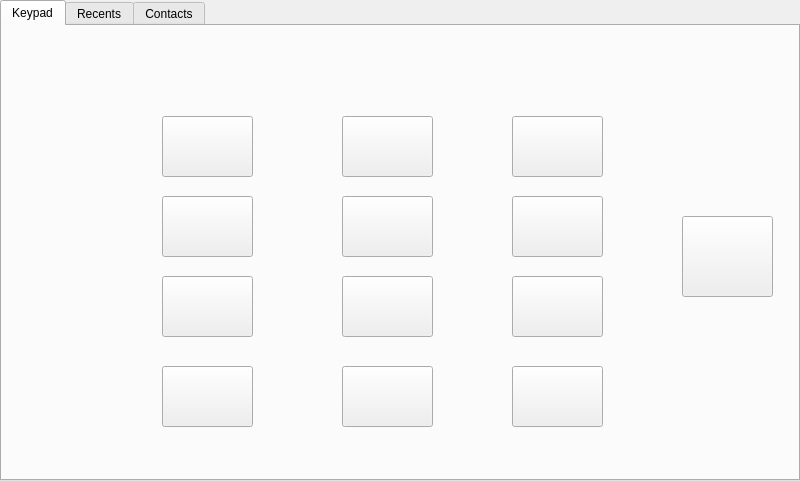
 <widget class="QTabWidget" name="Contacts">
  <property name="geometry">
   <rect>
    <x>0</x>
    <y>0</y>
    <width>800</width>
    <height>481</height>
   </rect>
  </property>
  <property name="windowTitle">
   <string>Contacts</string>
  </property>
  <property name="toolTip">
   <string>&lt;html&gt;&lt;head/&gt;&lt;body&gt;&lt;p&gt;&lt;br/&gt;&lt;/p&gt;&lt;/body&gt;&lt;/html&gt;</string>
  </property>
  <property name="styleSheet">
   <string notr="true">
QProgressBar:horizontal {
    border: 1px solid #3A3939;
    text-align: center;
    padding: 1px;
    background: #201F1F;
}
QProgressBar::chunk:horizontal {
    background-color: qlineargradient(spread:reflect, x1:1, y1:0.545, x2:1, y2:0, stop:0 rgba(28, 66, 111, 255), stop:1 rgba(37, 87, 146, 255));
}

QToolTip
{
    border: 1px solid #3A3939;
    background-color: rgb(90, 102, 117);;
    color: white;
    padding: 1px;
    opacity: 200;
}

QWidget
{
    color: silver;
    background-color: #302F2F;
    selection-background-color:#3d8ec9;
    selection-color: black;
    background-clip: border;
    border-image: none;
    outline: 0;
}

QWidget:item:hover
{
    background-color: #78879b;
    color: black;
}

QWidget:item:selected
{
    background-color: #3d8ec9;
}

QCheckBox
{
    spacing: 5px;
    outline: none;
    color: #bbb;
    margin-bottom: 2px;
}

QCheckBox:disabled
{
    color: #777777;
}
QCheckBox::indicator,
QGroupBox::indicator
{
    width: 18px;
    height: 18px;
}
QGroupBox::indicator
{
    margin-left: 2px;
}

QCheckBox::indicator:unchecked,
QCheckBox::indicator:unchecked:hover,
QGroupBox::indicator:unchecked,
QGroupBox::indicator:unchecked:hover
{
    image: url(:/dark_blue/img/checkbox_unchecked.png);
}

QCheckBox::indicator:unchecked:focus,
QCheckBox::indicator:unchecked:pressed,
QGroupBox::indicator:unchecked:focus,
QGroupBox::indicator:unchecked:pressed
{
  border: none;
    image: url(:/dark_blue/img/checkbox_unchecked_focus.png);
}

QCheckBox::indicator:checked,
QCheckBox::indicator:checked:hover,
QGroupBox::indicator:checked,
QGroupBox::indicator:checked:hover
{
    image: url(:/dark_blue/img/checkbox_checked.png);
}

QCheckBox::indicator:checked:focus,
QCheckBox::indicator:checked:pressed,
QGroupBox::indicator:checked:focus,
QGroupBox::indicator:checked:pressed
{
  border: none;
    image: url(:/dark_blue/img/checkbox_checked_focus.png);
}

QCheckBox::indicator:indeterminate,
QCheckBox::indicator:indeterminate:hover,
QCheckBox::indicator:indeterminate:pressed
QGroupBox::indicator:indeterminate,
QGroupBox::indicator:indeterminate:hover,
QGroupBox::indicator:indeterminate:pressed
{
    image: url(:/dark_blue/img/checkbox_indeterminate.png);
}

QCheckBox::indicator:indeterminate:focus,
QGroupBox::indicator:indeterminate:focus
{
    image: url(:/dark_blue/img/checkbox_indeterminate_focus.png);
}

QCheckBox::indicator:checked:disabled,
QGroupBox::indicator:checked:disabled
{
    image: url(:/dark_blue/img/checkbox_checked_disabled.png);
}

QCheckBox::indicator:unchecked:disabled,
QGroupBox::indicator:unchecked:disabled
{
    image: url(:/dark_blue/img/checkbox_unchecked_disabled.png);
}

QRadioButton
{
    spacing: 5px;
    outline: none;
    color: #bbb;
    margin-bottom: 2px;
}

QRadioButton:disabled
{
    color: #777777;
}
QRadioButton::indicator
{
    width: 21px;
    height: 21px;
}

QRadioButton::indicator:unchecked,
QRadioButton::indicator:unchecked:hover
{
    image: url(:/dark_blue/img/radio_unchecked.png);
}

QRadioButton::indicator:unchecked:focus,
QRadioButton::indicator:unchecked:pressed
{
  border: none;
  outline: none;
    image: url(:/dark_blue/img/radio_unchecked_focus.png);
}

QRadioButton::indicator:checked,
QRadioButton::indicator:checked:hover
{
  border: none;
  outline: none;
    image: url(:/dark_blue/img/radio_checked.png);
}

QRadioButton::indicator:checked:focus,
QRadioButton::indicato::menu-arrowr:checked:pressed
{
  border: none;
  outline: none;
    image: url(:/dark_blue/img/radio_checked_focus.png);
}

QRadioButton::indicator:indeterminate,
QRadioButton::indicator:indeterminate:hover,
QRadioButton::indicator:indeterminate:pressed
{
        image: url(:/dark_blue/img/radio_indeterminate.png);
}

QRadioButton::indicator:checked:disabled
{
  outline: none;
  image: url(:/dark_blue/img/radio_checked_disabled.png);
}

QRadioButton::indicator:unchecked:disabled
{
    image: url(:/dark_blue/img/radio_unchecked_disabled.png);
}


QMenuBar
{
    background-color: #302F2F;
    color: silver;
}

QMenuBar::item
{
    background: transparent;
}

QMenuBar::item:selected
{
    background: transparent;
    border: 1px solid #3A3939;
}

QMenuBar::item:pressed
{
    border: 1px solid #3A3939;
    background-color: #3d8ec9;
    color: black;
    margin-bottom:-1px;
    padding-bottom:1px;
}

QMenu
{
    border: 1px solid #3A3939;
    color: silver;
    margin: 1px;
}

QMenu::icon
{
    margin: 1px;
}

QMenu::item
{
    padding: 2px 2px 2px 25px;
    margin-left: 5px;
    border: 1px solid transparent; /* reserve space for selection border */
}

QMenu::item:selected
{
    color: black;
}

QMenu::separator {
    height: 2px;
    background: lightblue;
    margin-left: 10px;
    margin-right: 5px;
}

QMenu::indicator {
    width: 16px;
    height: 16px;
}

/* non-exclusive indicator = check box style indicator
   (see QActionGroup::setExclusive) */
QMenu::indicator:non-exclusive:unchecked {
    image: url(:/dark_blue/img/checkbox_unchecked.png);
}

QMenu::indicator:non-exclusive:unchecked:selected {
    image: url(:/dark_blue/img/checkbox_unchecked_disabled.png);
}

QMenu::indicator:non-exclusive:checked {
    image: url(:/dark_blue/img/checkbox_checked.png);
}

QMenu::indicator:non-exclusive:checked:selected {
    image: url(:/dark_blue/img/checkbox_checked_disabled.png);
}

/* exclusive indicator = radio button style indicator (see QActionGroup::setExclusive) */
QMenu::indicator:exclusive:unchecked {
    image: url(:/dark_blue/img/radio_unchecked.png);
}

QMenu::indicator:exclusive:unchecked:selected {
    image: url(:/dark_blue/img/radio_unchecked_disabled.png);
}

QMenu::indicator:exclusive:checked {
    image: url(:/dark_blue/img/radio_checked.png);
}

QMenu::indicator:exclusive:checked:selected {
    image: url(:/dark_blue/img/radio_checked_disabled.png);
}

QMenu::right-arrow {
    margin: 5px;
    image: url(:/dark_blue/img/right_arrow.png)
}


QWidget:disabled
{
    color: #808080;
    background-color: #302F2F;
}

QAbstractItemView
{
    alternate-background-color: #3A3939;
    color: silver;
    border: 1px solid 3A3939;
    border-radius: 2px;
    padding: 1px;
}

QWidget:focus, QMenuBar:focus
{
    border: 1px solid #78879b;
}

QTabWidget:focus, QCheckBox:focus, QRadioButton:focus, QSlider:focus
{
    border: none;
}

QLineEdit
{
    background-color: #201F1F;
    padding: 2px;
    border-style: solid;
    border: 1px solid #3A3939;
    border-radius: 2px;
    color: silver;
}

QGroupBox {
    border:1px solid #3A3939;
    border-radius: 2px;
    margin-top: 20px;
    background-color: #302F2F;
    color: silver;
}

QGroupBox::title {
    subcontrol-origin: margin;
    subcontrol-position: top center;
    padding-left: 10px;
    padding-right: 10px;
    padding-top: 10px;
}

QAbstractScrollArea
{
    border-radius: 2px;
    border: 1px solid #3A3939;
    background-color: transparent;
}

QScrollBar:horizontal
{
    height: 15px;
    margin: 3px 15px 3px 15px;
    border: 1px transparent #2A2929;
    border-radius: 4px;
    background-color: #2A2929;
}

QScrollBar::handle:horizontal
{
    background-color: #605F5F;
    min-width: 5px;
    border-radius: 4px;
}

QScrollBar::add-line:horizontal
{
    margin: 0px 3px 0px 3px;
    border-image: url(:/dark_blue/img/right_arrow_disabled.png);
    width: 10px;
    height: 10px;
    subcontrol-position: right;
    subcontrol-origin: margin;
}

QScrollBar::sub-line:horizontal
{
    margin: 0px 3px 0px 3px;
    border-image: url(:/dark_blue/img/left_arrow_disabled.png);
    height: 10px;
    width: 10px;
    subcontrol-position: left;
    subcontrol-origin: margin;
}

QScrollBar::add-line:horizontal:hover,QScrollBar::add-line:horizontal:on
{
    border-image: url(:/dark_blue/img/right_arrow.png);
    height: 10px;
    width: 10px;
    subcontrol-position: right;
    subcontrol-origin: margin;
}


QScrollBar::sub-line:horizontal:hover, QScrollBar::sub-line:horizontal:on
{
    border-image: url(:/dark_blue/img/left_arrow.png);
    height: 10px;
    width: 10px;
    subcontrol-position: left;
    subcontrol-origin: margin;
}

QScrollBar::up-arrow:horizontal, QScrollBar::down-arrow:horizontal
{
    background: none;
}


QScrollBar::add-page:horizontal, QScrollBar::sub-page:horizontal
{
    background: none;
}

QScrollBar:vertical
{
    background-color: #2A2929;
    width: 15px;
    margin: 15px 3px 15px 3px;
    border: 1px transparent #2A2929;
    border-radius: 4px;
}

QScrollBar::handle:vertical
{
    background-color: #605F5F;
    min-height: 5px;
    border-radius: 4px;
}

QScrollBar::sub-line:vertical
{
    margin: 3px 0px 3px 0px;
    border-image: url(:/dark_blue/img/up_arrow_disabled.png);
    height: 10px;
    width: 10px;
    subcontrol-position: top;
    subcontrol-origin: margin;
}

QScrollBar::add-line:vertical
{
    margin: 3px 0px 3px 0px;
    border-image: url(:/dark_blue/img/down_arrow_disabled.png);
    height: 10px;
    width: 10px;
    subcontrol-position: bottom;
    subcontrol-origin: margin;
}

QScrollBar::sub-line:vertical:hover,QScrollBar::sub-line:vertical:on
{

    border-image: url(:/dark_blue/img/up_arrow.png);
    height: 10px;
    width: 10px;
    subcontrol-position: top;
    subcontrol-origin: margin;
}


QScrollBar::add-line:vertical:hover, QScrollBar::add-line:vertical:on
{
    border-image: url(:/dark_blue/img/down_arrow.png);
    height: 10px;
    width: 10px;
    subcontrol-position: bottom;
    subcontrol-origin: margin;
}

QScrollBar::up-arrow:vertical, QScrollBar::down-arrow:vertical
{
    background: none;
}


QScrollBar::add-page:vertical, QScrollBar::sub-page:vertical
{
    background: none;
}

QTextEdit
{
    background-color: #201F1F;
    color: silver;
    border: 1px solid #3A3939;
}

QPlainTextEdit
{
    background-color: #201F1F;;
    color: silver;
    border-radius: 2px;
    border: 1px solid #3A3939;
}

QHeaderView::section
{
    background-color: #3A3939;
    color: silver;
    padding-left: 4px;
    border: 1px solid #6c6c6c;
}

QSizeGrip {
    image: url(:/dark_blue/img/sizegrip.png);
    width: 12px;
    height: 12px;
}

QMainWindow
{
    background-color: #302F2F;

}

QMainWindow::separator
{
    background-color: #302F2F;
    color: white;
    padding-left: 4px;
    spacing: 2px;
    border: 1px dashed #3A3939;
}

QMainWindow::separator:hover
{

    background-color: #787876;
    color: white;
    padding-left: 4px;
    border: 1px solid #3A3939;
    spacing: 2px;
}


QMenu::separator
{
    height: 1px;
    background-color: #3A3939;
    color: white;
    padding-left: 4px;
    margin-left: 10px;
    margin-right: 5px;
}


QFrame
{
    border-radius: 2px;
    border: 1px solid #444;
}

QFrame[frameShape=&quot;0&quot;]
{
    border-radius: 2px;
    border: 1px transparent #444;
}

QStackedWidget
{
    background-color: #302F2F;
    border: 1px transparent black;
}

QToolBar {
    border: 1px transparent #393838;
    background: 1px solid #302F2F;
    font-weight: bold;
}

QToolBar::handle:horizontal {
    image: url(:/dark_blue/img/Hmovetoolbar.png);
}
QToolBar::handle:vertical {
    image: url(:/dark_blue/img/Vmovetoolbar.png);
}
QToolBar::separator:horizontal {
    image: url(:/dark_blue/img/Hsepartoolbar.png);
}
QToolBar::separator:vertical {
    image: url(:/dark_blue/img/Vsepartoolbars.png);
}

QPushButton
{
    color: silver;
    background-color: #302F2F;
    border-width: 2px;
    border-color: #4A4949;
    border-style: solid;
    padding-top: 2px;
    padding-bottom: 2px;
    padding-left: 10px;
    padding-right: 10px;
    border-radius: 4px;
    /* outline: none; */
    /* min-width: 40px; */
}

QPushButton:disabled
{
    background-color: #302F2F;
    border-width: 2px;
    border-color: #3A3939;
    border-style: solid;
    padding-top: 2px;
    padding-bottom: 2px;
    padding-left: 10px;
    padding-right: 10px;
    /*border-radius: 2px;*/
    color: #808080;
}

QPushButton:focus {
    background-color: #3d8ec9;
    color: white;
}

QComboBox
{
    selection-background-color: #3d8ec9;
    background-color: #201F1F;
    border-style: solid;
    border: 1px solid #3A3939;
    border-radius: 2px;
    padding: 2px;
    min-width: 75px;
}

QPushButton:checked{
    background-color: #4A4949;
    border-color: #6A6969;
}

QPushButton:hover {
    border: 2px solid #78879b;
    color: silver;
}

QComboBox:hover, QAbstractSpinBox:hover,QLineEdit:hover,QTextEdit:hover,QPlainTextEdit:hover,QAbstractView:hover,QTreeView:hover
{
    border: 1px solid #78879b;
    color: silver;
}

QComboBox:on
{
    background-color: #626873;
    padding-top: 3px;
    padding-left: 4px;
    selection-background-color: #4a4a4a;
}

QComboBox QAbstractItemView
{
    background-color: #201F1F;
    border-radius: 2px;
    border: 1px solid #444;
    selection-background-color: #3d8ec9;
    color: silver;
}

QComboBox::drop-down
{
    subcontrol-origin: padding;
    subcontrol-position: top right;
    width: 15px;

    border-left-width: 0px;
    border-left-color: darkgray;
    border-left-style: solid;
    border-top-right-radius: 3px;
    border-bottom-right-radius: 3px;
}

QComboBox::down-arrow
{
    image: url(:/dark_blue/img/down_arrow_disabled.png);
}

QComboBox::down-arrow:on, QComboBox::down-arrow:hover,
QComboBox::down-arrow:focus
{
    image: url(:/dark_blue/img/down_arrow.png);
}

QPushButton:pressed
{
    background-color: #484846;
}

QAbstractSpinBox {
    padding-top: 2px;
    padding-bottom: 2px;
    border: 1px solid #3A3939;
    background-color: #201F1F;
    color: silver;
    border-radius: 2px;
    min-width: 75px;
}

QAbstractSpinBox:up-button
{
    background-color: transparent;
    subcontrol-origin: border;
    subcontrol-position: top right;
}

QAbstractSpinBox:down-button
{
    background-color: transparent;
    subcontrol-origin: border;
    subcontrol-position: bottom right;
}

QAbstractSpinBox::up-arrow,QAbstractSpinBox::up-arrow:disabled,QAbstractSpinBox::up-arrow:off {
    image: url(:/dark_blue/img/up_arrow_disabled.png);
    width: 10px;
    height: 10px;
}
QAbstractSpinBox::up-arrow:hover
{
    image: url(:/dark_blue/img/up_arrow.png);
}


QAbstractSpinBox::down-arrow,QAbstractSpinBox::down-arrow:disabled,QAbstractSpinBox::down-arrow:off
{
    image: url(:/dark_blue/img/down_arrow_disabled.png);
    width: 10px;
    height: 10px;
}
QAbstractSpinBox::down-arrow:hover
{
    image: url(:/dark_blue/img/down_arrow.png);
}


QLabel
{
    border: 0px solid black;
}

QTabWidget{
    border: 1px transparent black;
}

QTabWidget::pane {
    border: 1px solid #444;
    border-radius: 3px;
    padding: 3px;
}

QTabBar
{
    qproperty-drawBase: 0;
    left: 5px; /* move to the right by 5px */
}

QTabBar:focus
{
    border: 0px transparent black;
}

QTabBar::close-button  {
    image: url(:/dark_blue/img/close.png);
    background: transparent;
}

QTabBar::close-button:hover
{
    image: url(:/dark_blue/img/close-hover.png);
    background: transparent;
}

QTabBar::close-button:pressed {
    image: url(:/dark_blue/img/close-pressed.png);
    background: transparent;
}

/* TOP TABS */
QTabBar::tab:top {
    color: #b1b1b1;
    border: 1px solid #4A4949;
    border-bottom: 1px transparent black;
    background-color: #302F2F;
    padding: 5px;
    border-top-left-radius: 2px;
    border-top-right-radius: 2px;
}

QTabBar::tab:top:!selected
{
    color: #b1b1b1;
    background-color: #201F1F;
    border: 1px transparent #4A4949;
    border-bottom: 1px transparent #4A4949;
    border-top-left-radius: 0px;
    border-top-right-radius: 0px;
}

QTabBar::tab:top:!selected:hover {
    background-color: #48576b;
}

/* BOTTOM TABS */
QTabBar::tab:bottom {
    color: #b1b1b1;
    border: 1px solid #4A4949;
    border-top: 1px transparent black;
    background-color: #302F2F;
    padding: 5px;
    border-bottom-left-radius: 2px;
    border-bottom-right-radius: 2px;
}

QTabBar::tab:bottom:!selected
{
    color: #b1b1b1;
    background-color: #201F1F;
    border: 1px transparent #4A4949;
    border-top: 1px transparent #4A4949;
    border-bottom-left-radius: 0px;
    border-bottom-right-radius: 0px;
}

QTabBar::tab:bottom:!selected:hover {
    background-color: #78879b;
}

/* LEFT TABS */
QTabBar::tab:left {
    color: #b1b1b1;
    border: 1px solid #4A4949;
    border-left: 1px transparent black;
    background-color: #302F2F;
    padding: 5px;
    border-top-right-radius: 2px;
    border-bottom-right-radius: 2px;
}

QTabBar::tab:left:!selected
{
    color: #b1b1b1;
    background-color: #201F1F;
    border: 1px transparent #4A4949;
    border-right: 1px transparent #4A4949;
    border-top-right-radius: 0px;
    border-bottom-right-radius: 0px;
}

QTabBar::tab:left:!selected:hover {
    background-color: #48576b;
}


/* RIGHT TABS */
QTabBar::tab:right {
    color: #b1b1b1;
    border: 1px solid #4A4949;
    border-right: 1px transparent black;
    background-color: #302F2F;
    padding: 5px;
    border-top-left-radius: 2px;
    border-bottom-left-radius: 2px;
}

QTabBar::tab:right:!selected
{
    color: #b1b1b1;
    background-color: #201F1F;
    border: 1px transparent #4A4949;
    border-right: 1px transparent #4A4949;
    border-top-left-radius: 0px;
    border-bottom-left-radius: 0px;
}

QTabBar::tab:right:!selected:hover {
    background-color: #48576b;
}

QTabBar QToolButton::right-arrow:enabled {
     image: url(:/dark_blue/img/right_arrow.png);
 }

 QTabBar QToolButton::left-arrow:enabled {
     image: url(:/dark_blue/img/left_arrow.png);
 }

QTabBar QToolButton::right-arrow:disabled {
     image: url(:/dark_blue/img/right_arrow_disabled.png);
 }

 QTabBar QToolButton::left-arrow:disabled {
     image: url(:/dark_blue/img/left_arrow_disabled.png);
 }


QDockWidget {
    border: 1px solid #403F3F;
    titlebar-close-icon: url(:/dark_blue/img/close.png);
    titlebar-normal-icon: url(:/dark_blue/img/undock.png);
}

QDockWidget::close-button, QDockWidget::float-button {
    border: 1px solid transparent;
    border-radius: 2px;
    background: transparent;
}

QDockWidget::close-button:hover, QDockWidget::float-button:hover {
    background: rgba(255, 255, 255, 10);
}

QDockWidget::close-button:pressed, QDockWidget::float-button:pressed {
    padding: 1px -1px -1px 1px;
    background: rgba(255, 255, 255, 10);
}

QTreeView, QListView, QTextBrowser, AtLineEdit, AtLineEdit::hover {
    border: 1px solid #444;
    background-color: silver;
    border-radius: 3px;
    margin-left: 3px;
    color: black;
}

QTreeView:branch:selected, QTreeView:branch:hover {
    background: url(:/dark_blue/img/transparent.png);
}

QTreeView::branch:has-siblings:!adjoins-item {
    border-image: url(:/dark_blue/img/transparent.png);
}

QTreeView::branch:has-siblings:adjoins-item {
    border-image: url(:/dark_blue/img/transparent.png);
}

QTreeView::branch:!has-children:!has-siblings:adjoins-item {
    border-image: url(:/dark_blue/img/transparent.png);
}

QTreeView::branch:has-children:!has-siblings:closed,
QTreeView::branch:closed:has-children:has-siblings {
    image: url(:/dark_blue/img/branch_closed.png);
}

QTreeView::branch:open:has-children:!has-siblings,
QTreeView::branch:open:has-children:has-siblings  {
    image: url(:/dark_blue/img/branch_open.png);
}

QTreeView::branch:has-children:!has-siblings:closed:hover,
QTreeView::branch:closed:has-children:has-siblings:hover {
    image: url(:/dark_blue/img/branch_closed-on.png);
    }

QTreeView::branch:open:has-children:!has-siblings:hover,
QTreeView::branch:open:has-children:has-siblings:hover  {
    image: url(:/dark_blue/img/branch_open-on.png);
    }

QListView::item:!selected:hover, QListView::item:!selected:hover, QTreeView::item:!selected:hover  {
    background: rgba(0, 0, 0, 0);
    outline: 0;
    color: #FFFFFF
}

QListView::item:selected:hover, QListView::item:selected:hover, QTreeView::item:selected:hover  {
    background: #3d8ec9;
    color: #FFFFFF;
}

QSlider::groove:horizontal {
    border: 1px solid #3A3939;
    height: 8px;
    background: #201F1F;
    margin: 2px 0;
    border-radius: 2px;
}

QSlider::handle:horizontal {
    background: QLinearGradient( x1: 0, y1: 0, x2: 0, y2: 1,
      stop: 0.0 silver, stop: 0.2 #a8a8a8, stop: 1 #727272);
    border: 1px solid #3A3939;
    width: 14px;
    height: 14px;
    margin: -4px 0;
    border-radius: 2px;
}

QSlider::groove:vertical {
    border: 1px solid #3A3939;
    width: 8px;
    background: #201F1F;
    margin: 0 0px;
    border-radius: 2px;
}

QSlider::handle:vertical {
    background: QLinearGradient( x1: 0, y1: 0, x2: 0, y2: 1, stop: 0.0 silver,
    stop: 0.2 #a8a8a8, stop: 1 #727272);
    border: 1px solid #3A3939;
    width: 14px;
    height: 14px;
    margin: 0 -4px;
    border-radius: 2px;
}

QToolButton {
    /*  background-color: transparent; */
    border: 2px transparent #4A4949;
    border-radius: 4px;
    background-color: dimgray;
    margin: 2px;
    padding: 2px;
}

QToolButton[popupMode=&quot;1&quot;] { /* only for MenuButtonPopup */
 padding-right: 20px; /* make way for the popup button */
 border: 2px transparent #4A4949;
 border-radius: 4px;
}

QToolButton[popupMode=&quot;2&quot;] { /* only for InstantPopup */
 padding-right: 10px; /* make way for the popup button */
 border: 2px transparent #4A4949;
}


QToolButton:hover, QToolButton::menu-button:hover {
    border: 2px solid #78879b;
}

QToolButton:checked, QToolButton:pressed,
    QToolButton::menu-button:pressed {
    background-color: #4A4949;
    border: 2px solid #78879b;
}

/* the subcontrol below is used only in the InstantPopup or DelayedPopup mode */
QToolButton::menu-indicator {
    image: url(:/dark_blue/img/down_arrow.png);
    top: -7px; left: -2px; /* shift it a bit */
}

/* the subcontrols below are used only in the MenuButtonPopup mode */
QToolButton::menu-button {
    border: 1px transparent #4A4949;
    border-top-right-radius: 6px;
    border-bottom-right-radius: 6px;
    /* 16px width + 4px for border = 20px allocated above */
    width: 16px;
    outline: none;
}

QToolButton::menu-arrow {
    image: url(:/dark_blue/img/down_arrow.png);
}

QToolButton::menu-arrow:open {
    top: 1px; left: 1px; /* shift it a bit */
    border: 1px solid #3A3939;
}

QPushButton::menu-indicator  {
    subcontrol-origin: padding;
    subcontrol-position: bottom right;
    left: 4px;
}

QTableView
{
    border: 1px solid #444;
    gridline-color: #6c6c6c;
    background-color: #201F1F;
}


QTableView, QHeaderView
{
    border-radius: 0px;
}

QTableView::item:pressed, QListView::item:pressed, QTreeView::item:pressed  {
    background: #78879b;
    color: #FFFFFF;
}

QTableView::item:selected:active, QTreeView::item:selected:active, QListView::item:selected:active  {
    background: #3d8ec9;
    color: #FFFFFF;
}


QHeaderView
{
    border: 1px transparent;
    border-radius: 2px;
    margin: 0px;
    padding: 0px;
}

QHeaderView::section  {
    background-color: #3A3939;
    color: silver;
    padding: 4px;
    border: 1px solid #6c6c6c;
    border-radius: 0px;
    text-align: center;
}

QHeaderView::section::vertical::first, QHeaderView::section::vertical::only-one
{
    border-top: 1px solid #6c6c6c;
}

QHeaderView::section::vertical
{
    border-top: transparent;
}

QHeaderView::section::horizontal::first, QHeaderView::section::horizontal::only-one
{
    border-left: 1px solid #6c6c6c;
}

QHeaderView::section::horizontal
{
    border-left: transparent;
}


QHeaderView::section:checked
 {
    color: white;
    background-color: #5A5959;
 }

 /* style the sort indicator */
QHeaderView::down-arrow {
    image: url(:/dark_blue/img/down_arrow.png);
}

QHeaderView::up-arrow {
    image: url(:/dark_blue/img/up_arrow.png);
}


QTableCornerButton::section {
    background-color: #3A3939;
    border: 1px solid #3A3939;
    border-radius: 2px;
}

QToolBox  {
    padding: 3px;
    border: 1px transparent black;
}

QToolBox::tab {
    color: #b1b1b1;
    background-color: #302F2F;
    border: 1px solid #4A4949;
    border-bottom: 1px transparent #302F2F;
    border-top-left-radius: 5px;
    border-top-right-radius: 5px;
}

 QToolBox::tab:selected { /* italicize selected tabs */
    font: italic;
    background-color: #302F2F;
    border-color: #3d8ec9;
 }

QStatusBar::item {
    border: 1px solid #3A3939;
    border-radius: 2px;
 }


QFrame[height=&quot;3&quot;], QFrame[width=&quot;3&quot;] {
    background-color: #AAA;
}


QSplitter::handle {
    border: 1px dashed #3A3939;
}

QSplitter::handle:hover {
    background-color: #787876;
    border: 1px solid #3A3939;
}

QSplitter::handle:horizontal {
    width: 1px;
}

QSplitter::handle:vertical {
    height: 1px;
}

QListWidget {
    background-color: silver;
    border-radius: 5px;
    margin-left: 5px;
}

QListWidget::item {
    color: black;
}

QMessageBox {
    messagebox-critical-icon	: url(:/dark_blue/img/critical.png);
    messagebox-information-icon	: url(:/dark_blue/img/information.png);
    messagebox-question-icon	: url(:/dark_blue/img/question.png);
    messagebox-warning-icon:    : url(:/dark_blue/img/warning.png);
}

ColorButton::enabled {
    border-radius: 0px;
    border: 1px solid #444444;
}

ColorButton::disabled {
    border-radius: 0px;
    border: 1px solid #AAAAAA;
}</string>
  </property>
  <property name="currentIndex">
   <number>0</number>
  </property>
  <widget class="QWidget" name="tab">
   <attribute name="title">
    <string>Keypad</string>
   </attribute>
   <widget class="QLabel" name="label">
    <property name="geometry">
     <rect>
      <x>0</x>
      <y>0</y>
      <width>791</width>
      <height>451</height>
     </rect>
    </property>
    <property name="text">
     <string/>
    </property>
    <property name="pixmap">
     <pixmap>../Images/PicsArt_07-28-01.39.53.png</pixmap>
    </property>
    <property name="scaledContents">
     <bool>true</bool>
    </property>
   </widget>
   <widget class="QPushButton" name="pushButton_3">
    <property name="geometry">
     <rect>
      <x>340</x>
      <y>90</y>
      <width>91</width>
      <height>61</height>
     </rect>
    </property>
    <property name="text">
     <string/>
    </property>
    <property name="icon">
     <iconset>
      <normaloff>../Images/Num2.png</normaloff>../Images/Num2.png</iconset>
    </property>
    <property name="iconSize">
     <size>
      <width>91</width>
      <height>300</height>
     </size>
    </property>
   </widget>
   <widget class="QPushButton" name="pushButton_14">
    <property name="geometry">
     <rect>
      <x>510</x>
      <y>340</y>
      <width>91</width>
      <height>61</height>
     </rect>
    </property>
    <property name="text">
     <string/>
    </property>
    <property name="icon">
     <iconset>
      <normaloff>../../Phone/Astrics.png</normaloff>../../Phone/Astrics.png</iconset>
    </property>
    <property name="iconSize">
     <size>
      <width>91</width>
      <height>250</height>
     </size>
    </property>
   </widget>
   <widget class="QPushButton" name="pushButton">
    <property name="geometry">
     <rect>
      <x>680</x>
      <y>190</y>
      <width>91</width>
      <height>81</height>
     </rect>
    </property>
    <property name="text">
     <string/>
    </property>
    <property name="icon">
     <iconset>
      <normaloff>../Images/PhoneCall.PNG</normaloff>../Images/PhoneCall.PNG</iconset>
    </property>
    <property name="iconSize">
     <size>
      <width>91</width>
      <height>300</height>
     </size>
    </property>
   </widget>
   <widget class="QPushButton" name="pushButton_6">
    <property name="geometry">
     <rect>
      <x>340</x>
      <y>340</y>
      <width>91</width>
      <height>61</height>
     </rect>
    </property>
    <property name="text">
     <string/>
    </property>
    <property name="icon">
     <iconset>
      <normaloff>../../Phone/Num0.png</normaloff>../../Phone/Num0.png</iconset>
    </property>
    <property name="iconSize">
     <size>
      <width>150</width>
      <height>300</height>
     </size>
    </property>
   </widget>
   <widget class="QPushButton" name="pushButton_7">
    <property name="geometry">
     <rect>
      <x>510</x>
      <y>90</y>
      <width>91</width>
      <height>61</height>
     </rect>
    </property>
    <property name="text">
     <string/>
    </property>
    <property name="icon">
     <iconset>
      <normaloff>../Images/Num3.png</normaloff>../Images/Num3.png</iconset>
    </property>
    <property name="iconSize">
     <size>
      <width>140</width>
      <height>330</height>
     </size>
    </property>
   </widget>
   <widget class="QPushButton" name="pushButton_4">
    <property name="geometry">
     <rect>
      <x>340</x>
      <y>170</y>
      <width>91</width>
      <height>61</height>
     </rect>
    </property>
    <property name="text">
     <string/>
    </property>
    <property name="icon">
     <iconset>
      <normaloff>../Images/Num5.jpg</normaloff>../Images/Num5.jpg</iconset>
    </property>
    <property name="iconSize">
     <size>
      <width>125</width>
      <height>300</height>
     </size>
    </property>
   </widget>
   <widget class="QPushButton" name="pushButton_13">
    <property name="geometry">
     <rect>
      <x>160</x>
      <y>340</y>
      <width>91</width>
      <height>61</height>
     </rect>
    </property>
    <property name="text">
     <string/>
    </property>
    <property name="icon">
     <iconset>
      <normaloff>../../Phone/##.PNG</normaloff>../../Phone/##.PNG</iconset>
    </property>
    <property name="iconSize">
     <size>
      <width>100</width>
      <height>400</height>
     </size>
    </property>
   </widget>
   <widget class="QPushButton" name="pushButton_12">
    <property name="geometry">
     <rect>
      <x>510</x>
      <y>250</y>
      <width>91</width>
      <height>61</height>
     </rect>
    </property>
    <property name="text">
     <string/>
    </property>
    <property name="icon">
     <iconset>
      <normaloff>../../Phone/Num9.png</normaloff>../../Phone/Num9.png</iconset>
    </property>
    <property name="iconSize">
     <size>
      <width>91</width>
      <height>300</height>
     </size>
    </property>
   </widget>
   <widget class="QLabel" name="label_2">
    <property name="geometry">
     <rect>
      <x>80</x>
      <y>30</y>
      <width>621</width>
      <height>51</height>
     </rect>
    </property>
    <property name="text">
     <string/>
    </property>
   </widget>
   <widget class="QPushButton" name="pushButton_10">
    <property name="geometry">
     <rect>
      <x>160</x>
      <y>170</y>
      <width>91</width>
      <height>61</height>
     </rect>
    </property>
    <property name="text">
     <string/>
    </property>
    <property name="icon">
     <iconset>
      <normaloff>../Images/Num4.png</normaloff>../Images/Num4.png</iconset>
    </property>
    <property name="iconSize">
     <size>
      <width>120</width>
      <height>300</height>
     </size>
    </property>
   </widget>
   <widget class="QPushButton" name="pushButton_5">
    <property name="geometry">
     <rect>
      <x>340</x>
      <y>250</y>
      <width>91</width>
      <height>61</height>
     </rect>
    </property>
    <property name="text">
     <string/>
    </property>
    <property name="icon">
     <iconset>
      <normaloff>../../Phone/Num8.png</normaloff>../../Phone/Num8.png</iconset>
    </property>
    <property name="iconSize">
     <size>
      <width>91</width>
      <height>300</height>
     </size>
    </property>
   </widget>
   <widget class="QPushButton" name="pushButton_11">
    <property name="geometry">
     <rect>
      <x>160</x>
      <y>250</y>
      <width>91</width>
      <height>61</height>
     </rect>
    </property>
    <property name="text">
     <string/>
    </property>
    <property name="icon">
     <iconset>
      <normaloff>../../Phone/sdsd.png</normaloff>../../Phone/sdsd.png</iconset>
    </property>
    <property name="iconSize">
     <size>
      <width>110</width>
      <height>300</height>
     </size>
    </property>
   </widget>
   <widget class="QPushButton" name="pushButton_9">
    <property name="geometry">
     <rect>
      <x>160</x>
      <y>90</y>
      <width>91</width>
      <height>61</height>
     </rect>
    </property>
    <property name="text">
     <string/>
    </property>
    <property name="icon">
     <iconset>
      <normaloff>../Images/Num1.png</normaloff>../Images/Num1.png</iconset>
    </property>
    <property name="iconSize">
     <size>
      <width>91</width>
      <height>300</height>
     </size>
    </property>
   </widget>
   <widget class="QPushButton" name="pushButton_8">
    <property name="geometry">
     <rect>
      <x>510</x>
      <y>170</y>
      <width>91</width>
      <height>61</height>
     </rect>
    </property>
    <property name="text">
     <string/>
    </property>
    <property name="icon">
     <iconset>
      <normaloff>../Images/Num6.png</normaloff>../Images/Num6.png</iconset>
    </property>
    <property name="iconSize">
     <size>
      <width>91</width>
      <height>300</height>
     </size>
    </property>
   </widget>
  </widget>
  <widget class="QWidget" name="tab">
   <attribute name="title">
    <string>Recents</string>
   </attribute>
  </widget>
  <widget class="QWidget" name="tab_2">
   <attribute name="title">
    <string>Contacts</string>
   </attribute>
  </widget>
 </widget>
